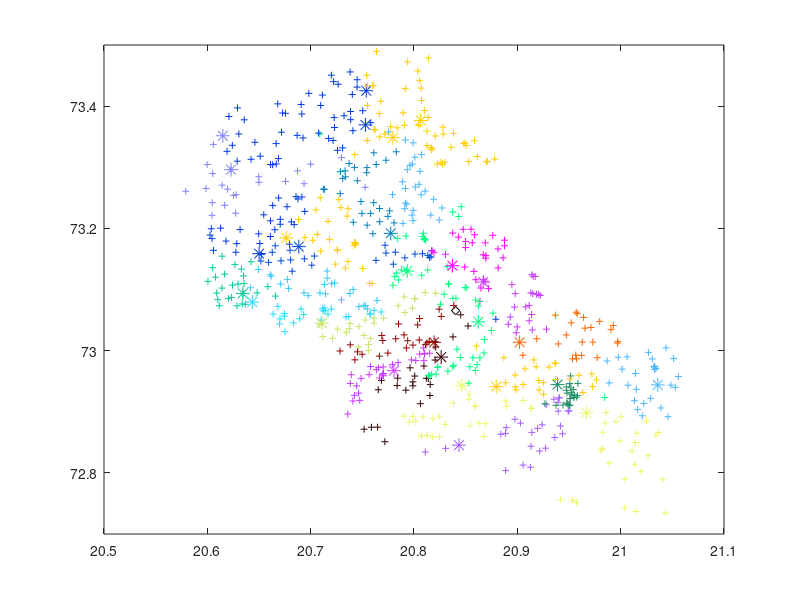

This figure's MATLAB source:
%%%%%%%%%%%%%%%%%%%%%%%%%%%%%%%%%%%%%%%%%%%%%%%%%%%%%%%%
% Visualize the current data and analyze the scenario  %
%%%%%%%%%%%%%%%%%%%%%%%%%%%%%%%%%%%%%%%%%%%%%%%%%%%%%%%%
clc; clear all;
load('clusterdata.mat'); % copies route_nos, X, Y in data, time_routes

KITCHEN_X = [20.840249];
KITCHEN_Y = [73.065424];

%% COLOR MAPS
colormap = [hot(15); winter(15); summer(15); cool(15)];
randRows = randi(size(colormap, 1), [28, 1]); 
randCols = colormap(randRows, :);
%% PLOT
plot(KITCHEN_X, KITCHEN_Y, 'Color', 'k', 'Marker', 'd');
hold on
for i = 2:length(data)
  if(data(i,1)~=data(i-1,1))
    marker='*'; markerSize=10;
  else
    marker='+'; markerSize=5;
  end
  plot(data(i,2), data(i,3), 'Color', randCols(data(i,1), :), 'Marker', marker, 'MarkerSize', markerSize);
end
plot(data(end,2), data(end,3), 'Color', randCols(data(end,1), :), 'Marker', '*', 'MarkerSize', 10);
axis([20.5 21.1 72.7 73.5]); % select custom axis scale
